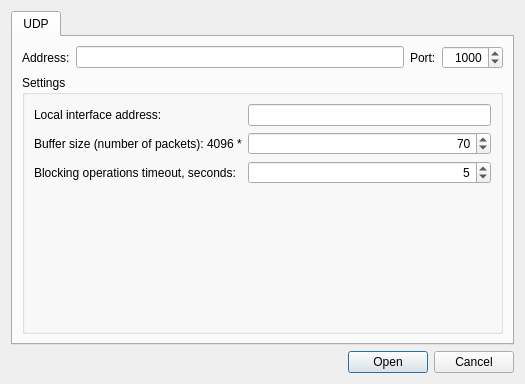
<?xml version="1.0" encoding="UTF-8"?>
<ui version="4.0">
 <class>OpenStreamDialog</class>
 <widget class="QDialog" name="OpenStreamDialog">
  <property name="geometry">
   <rect>
    <x>0</x>
    <y>0</y>
    <width>525</width>
    <height>384</height>
   </rect>
  </property>
  <property name="windowTitle">
   <string>Open stream</string>
  </property>
  <layout class="QVBoxLayout" name="verticalLayout">
   <item>
    <widget class="QTabWidget" name="tabWidget">
     <widget class="QWidget" name="udpTab">
      <attribute name="title">
       <string>UDP</string>
      </attribute>
      <layout class="QVBoxLayout" name="verticalLayout_2">
       <item>
        <layout class="QHBoxLayout" name="horizontalLayout_2">
         <item>
          <widget class="QLabel" name="label">
           <property name="text">
            <string>Address:</string>
           </property>
          </widget>
         </item>
         <item>
          <widget class="QLineEdit" name="udpAddressField"/>
         </item>
         <item>
          <widget class="QLabel" name="label_2">
           <property name="text">
            <string>Port:</string>
           </property>
          </widget>
         </item>
         <item>
          <widget class="QSpinBox" name="udpPortField">
           <property name="alignment">
            <set>Qt::AlignRight|Qt::AlignTrailing|Qt::AlignVCenter</set>
           </property>
           <property name="maximum">
            <number>65535</number>
           </property>
           <property name="value">
            <number>1000</number>
           </property>
          </widget>
         </item>
        </layout>
       </item>
       <item>
        <widget class="QGroupBox" name="groupBox">
         <property name="sizePolicy">
          <sizepolicy hsizetype="Preferred" vsizetype="Preferred">
           <horstretch>1</horstretch>
           <verstretch>1</verstretch>
          </sizepolicy>
         </property>
         <property name="title">
          <string>Settings</string>
         </property>
         <layout class="QVBoxLayout" name="verticalLayout_3">
          <item>
           <layout class="QFormLayout" name="formLayout">
            <item row="0" column="0">
             <widget class="QLabel" name="label_3">
              <property name="text">
               <string>Local interface address:</string>
              </property>
             </widget>
            </item>
            <item row="0" column="1">
             <widget class="QLineEdit" name="udpLocalInterfaceAddressField"/>
            </item>
            <item row="1" column="0">
             <widget class="QLabel" name="label_4">
              <property name="text">
               <string>Buffer size (number of packets): 4096 *</string>
              </property>
             </widget>
            </item>
            <item row="1" column="1">
             <widget class="QSpinBox" name="udpBufferSizeField">
              <property name="alignment">
               <set>Qt::AlignRight|Qt::AlignTrailing|Qt::AlignVCenter</set>
              </property>
              <property name="minimum">
               <number>7</number>
              </property>
              <property name="maximum">
               <number>1000</number>
              </property>
              <property name="value">
               <number>70</number>
              </property>
             </widget>
            </item>
            <item row="2" column="0">
             <widget class="QLabel" name="label_5">
              <property name="text">
               <string>Blocking operations timeout, seconds:</string>
              </property>
             </widget>
            </item>
            <item row="2" column="1">
             <widget class="QSpinBox" name="udpTimeoutField">
              <property name="enabled">
               <bool>true</bool>
              </property>
              <property name="alignment">
               <set>Qt::AlignRight|Qt::AlignTrailing|Qt::AlignVCenter</set>
              </property>
              <property name="maximum">
               <number>999999</number>
              </property>
              <property name="value">
               <number>5</number>
              </property>
             </widget>
            </item>
           </layout>
          </item>
          <item>
           <spacer name="verticalSpacer">
            <property name="orientation">
             <enum>Qt::Vertical</enum>
            </property>
            <property name="sizeHint" stdset="0">
             <size>
              <width>20</width>
              <height>160</height>
             </size>
            </property>
           </spacer>
          </item>
         </layout>
        </widget>
       </item>
      </layout>
     </widget>
    </widget>
   </item>
   <item>
    <layout class="QHBoxLayout" name="horizontalLayout">
     <item>
      <spacer name="horizontalSpacer">
       <property name="orientation">
        <enum>Qt::Horizontal</enum>
       </property>
       <property name="sizeHint" stdset="0">
        <size>
         <width>40</width>
         <height>20</height>
        </size>
       </property>
      </spacer>
     </item>
     <item>
      <widget class="QPushButton" name="openButton">
       <property name="text">
        <string>Open</string>
       </property>
      </widget>
     </item>
     <item>
      <widget class="QPushButton" name="cancelButton">
       <property name="text">
        <string>Cancel</string>
       </property>
      </widget>
     </item>
    </layout>
   </item>
  </layout>
 </widget>
 <resources/>
 <connections>
  <connection>
   <sender>openButton</sender>
   <signal>clicked()</signal>
   <receiver>OpenStreamDialog</receiver>
   <slot>prepareOutputAndAccept()</slot>
   <hints>
    <hint type="sourcelabel">
     <x>371</x>
     <y>361</y>
    </hint>
    <hint type="destinationlabel">
     <x>302</x>
     <y>363</y>
    </hint>
   </hints>
  </connection>
  <connection>
   <sender>cancelButton</sender>
   <signal>clicked()</signal>
   <receiver>OpenStreamDialog</receiver>
   <slot>reject()</slot>
   <hints>
    <hint type="sourcelabel">
     <x>452</x>
     <y>357</y>
    </hint>
    <hint type="destinationlabel">
     <x>316</x>
     <y>349</y>
    </hint>
   </hints>
  </connection>
 </connections>
 <slots>
  <slot>prepareOutputAndAccept()</slot>
 </slots>
</ui>
